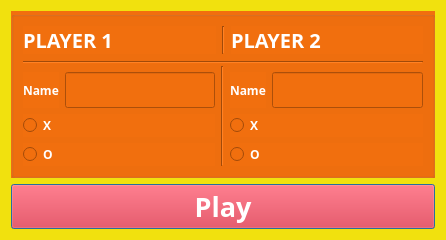
<?xml version="1.0" encoding="UTF-8"?>
<ui version="4.0">
 <class>DataPlayers</class>
 <widget class="QDialog" name="DataPlayers">
  <property name="geometry">
   <rect>
    <x>0</x>
    <y>0</y>
    <width>446</width>
    <height>235</height>
   </rect>
  </property>
  <property name="font">
   <font>
    <family>Fira Code</family>
    <pointsize>20</pointsize>
    <weight>75</weight>
    <bold>true</bold>
   </font>
  </property>
  <property name="windowTitle">
   <string>Menu</string>
  </property>
  <property name="styleSheet">
   <string notr="true">color:white;
background-color: rgb(241, 225, 14);</string>
  </property>
  <layout class="QGridLayout" name="gridLayout_2">
   <item row="0" column="0">
    <widget class="QGroupBox" name="groupBox">
     <property name="font">
      <font>
       <family>Fira Code</family>
       <pointsize>15</pointsize>
       <weight>75</weight>
       <bold>true</bold>
      </font>
     </property>
     <property name="styleSheet">
      <string notr="true">background-color: rgb(241, 111, 14);</string>
     </property>
     <property name="title">
      <string/>
     </property>
     <layout class="QGridLayout" name="gridLayout">
      <item row="0" column="0" colspan="3">
       <layout class="QHBoxLayout" name="horizontalLayout">
        <item>
         <widget class="QLabel" name="label_3">
          <property name="font">
           <font>
            <family>Fira Code</family>
            <pointsize>15</pointsize>
            <weight>75</weight>
            <bold>true</bold>
           </font>
          </property>
          <property name="text">
           <string>PLAYER 1</string>
          </property>
         </widget>
        </item>
        <item>
         <widget class="Line" name="line_2">
          <property name="orientation">
           <enum>Qt::Vertical</enum>
          </property>
         </widget>
        </item>
        <item>
         <widget class="QLabel" name="label_4">
          <property name="font">
           <font>
            <family>Fira Code</family>
            <pointsize>15</pointsize>
            <weight>75</weight>
            <bold>true</bold>
           </font>
          </property>
          <property name="text">
           <string>PLAYER 2</string>
          </property>
         </widget>
        </item>
       </layout>
      </item>
      <item row="1" column="0" rowspan="2" colspan="3">
       <widget class="Line" name="line">
        <property name="orientation">
         <enum>Qt::Horizontal</enum>
        </property>
       </widget>
      </item>
      <item row="2" column="1" rowspan="2">
       <widget class="Line" name="line_3">
        <property name="orientation">
         <enum>Qt::Vertical</enum>
        </property>
       </widget>
      </item>
      <item row="3" column="0">
       <layout class="QVBoxLayout" name="verticalLayout">
        <item>
         <layout class="QHBoxLayout" name="namePlayer1">
          <item>
           <widget class="QLabel" name="label">
            <property name="font">
             <font>
              <family>Fira Code</family>
              <weight>75</weight>
              <bold>true</bold>
             </font>
            </property>
            <property name="text">
             <string>Name</string>
            </property>
           </widget>
          </item>
          <item>
           <widget class="QLineEdit" name="lePlayerOneName">
            <property name="font">
             <font>
              <family>Fira Code</family>
              <pointsize>15</pointsize>
             </font>
            </property>
           </widget>
          </item>
         </layout>
        </item>
        <item>
         <layout class="QVBoxLayout" name="symbolsPlayer1">
          <item>
           <widget class="QRadioButton" name="rbXPlayerOne">
            <property name="font">
             <font>
              <family>Fira Code</family>
              <weight>75</weight>
              <bold>true</bold>
             </font>
            </property>
            <property name="text">
             <string>X</string>
            </property>
            <property name="checkable">
             <bool>true</bool>
            </property>
            <property name="checked">
             <bool>false</bool>
            </property>
            <property name="autoRepeat">
             <bool>false</bool>
            </property>
            <property name="autoExclusive">
             <bool>false</bool>
            </property>
           </widget>
          </item>
          <item>
           <widget class="QRadioButton" name="rbOPlayerOne">
            <property name="font">
             <font>
              <family>Fira Code</family>
              <weight>75</weight>
              <bold>true</bold>
             </font>
            </property>
            <property name="text">
             <string>O</string>
            </property>
            <property name="checkable">
             <bool>true</bool>
            </property>
            <property name="checked">
             <bool>false</bool>
            </property>
            <property name="autoExclusive">
             <bool>false</bool>
            </property>
           </widget>
          </item>
         </layout>
        </item>
       </layout>
      </item>
      <item row="3" column="2">
       <layout class="QVBoxLayout" name="verticalLayout_2">
        <item>
         <layout class="QHBoxLayout" name="namePlayer2">
          <item>
           <widget class="QLabel" name="label_2">
            <property name="font">
             <font>
              <family>Fira Code</family>
              <weight>75</weight>
              <bold>true</bold>
             </font>
            </property>
            <property name="text">
             <string>Name</string>
            </property>
           </widget>
          </item>
          <item>
           <widget class="QLineEdit" name="lePlayerTwoName">
            <property name="font">
             <font>
              <family>Fira Code</family>
              <pointsize>15</pointsize>
             </font>
            </property>
           </widget>
          </item>
         </layout>
        </item>
        <item>
         <layout class="QVBoxLayout" name="symbolsPlayer2">
          <item>
           <widget class="QRadioButton" name="rbXPlayerTwo">
            <property name="font">
             <font>
              <family>Fira Code</family>
              <weight>75</weight>
              <bold>true</bold>
             </font>
            </property>
            <property name="text">
             <string>X</string>
            </property>
            <property name="autoExclusive">
             <bool>false</bool>
            </property>
           </widget>
          </item>
          <item>
           <widget class="QRadioButton" name="rbOPlayerTwo">
            <property name="font">
             <font>
              <family>Fira Code</family>
              <weight>75</weight>
              <bold>true</bold>
             </font>
            </property>
            <property name="text">
             <string>O</string>
            </property>
            <property name="autoExclusive">
             <bool>false</bool>
            </property>
           </widget>
          </item>
         </layout>
        </item>
       </layout>
      </item>
     </layout>
    </widget>
   </item>
   <item row="1" column="0">
    <widget class="QPushButton" name="pushButton">
     <property name="font">
      <font>
       <family>Fira Code</family>
       <pointsize>20</pointsize>
       <weight>75</weight>
       <bold>true</bold>
      </font>
     </property>
     <property name="styleSheet">
      <string notr="true">background-color: rgb(241, 14, 30);</string>
     </property>
     <property name="text">
      <string>Play</string>
     </property>
    </widget>
   </item>
  </layout>
 </widget>
 <resources/>
 <connections/>
</ui>
